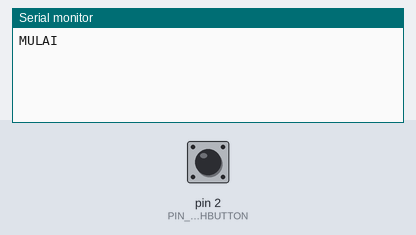
A sketch run on a simulated Arduino Uno, built with avr-gcc and run on an emulated ATmega328P. On the bench: the last lines printed to the serial monitor. Inputs (shaded band) come from the test bench; at power-on: pin 2 (PIN_PUSHBUTTON) HIGH.

Above: at 1.2 s.
1.3 s: pin 2 (PIN_PUSHBUTTON) pulled LOW for 0.15 s
At 1.8 s:
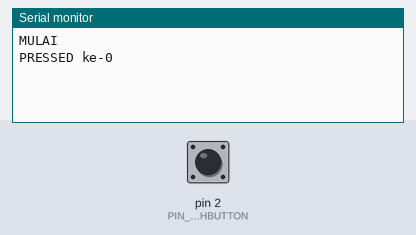
2.9 s: pin 2 (PIN_PUSHBUTTON) pulled LOW for 1 s
At 4.3 s:
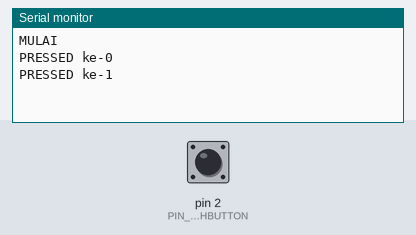
5.4 s: pin 2 (PIN_PUSHBUTTON) pulled LOW for 0.15 s
At 6.1 s:
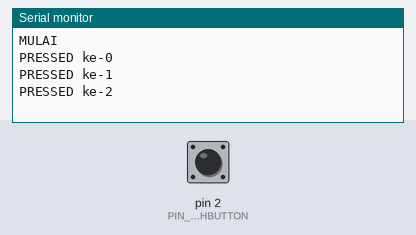

The sketch:

Bouncy_Button.ino
```cpp
#define PIN_PUSHBUTTON 2

bool kondisiPBSekarang = LOW;
bool kondisiPBTerakhir = LOW;

uint16_t counter = 0;
unsigned long timer = 0;

const uint16_t INTERVAL = 200;

void setup() {
  pinMode(PIN_PUSHBUTTON, INPUT);

  Serial.begin(9600);
  Serial.println("MULAI");

  kondisiPBTerakhir = digitalRead(PIN_PUSHBUTTON);
  timer = millis();
}

void loop() {
  kondisiPBSekarang = digitalRead(PIN_PUSHBUTTON);
  if (kondisiPBTerakhir == LOW && kondisiPBSekarang == HIGH) {
    if (millis() - timer > INTERVAL) {
      Serial.print("PRESSED ke-");
      Serial.println(counter++);
      timer = millis();
    }
  }
  kondisiPBTerakhir = kondisiPBSekarang;
}
```

Measured:
- after the input at 1.3 s, the serial monitor: prints a new line after 0.15 s (image 1)
- after the input at 2.9 s, the serial monitor: prints a new line after 1.0 s (image 2)
- after the input at 5.4 s, the serial monitor: prints a new line after 0.15 s (image 3)
